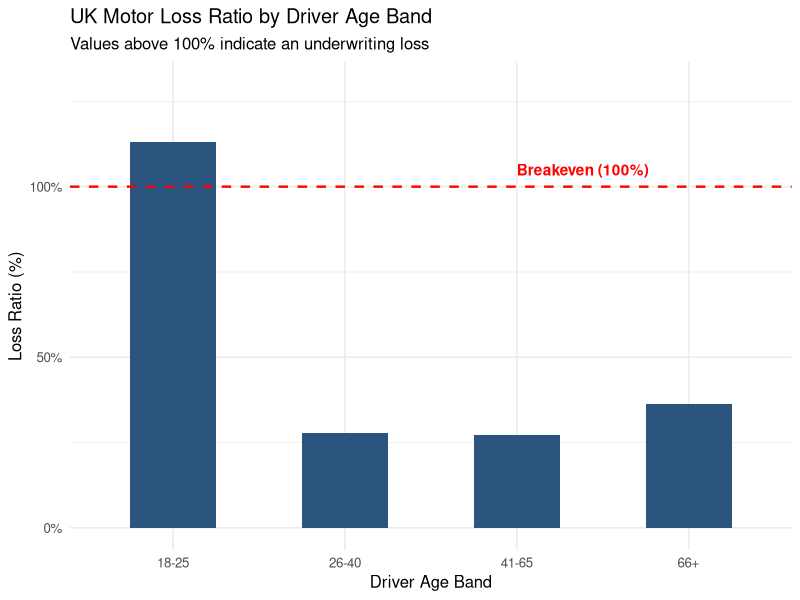
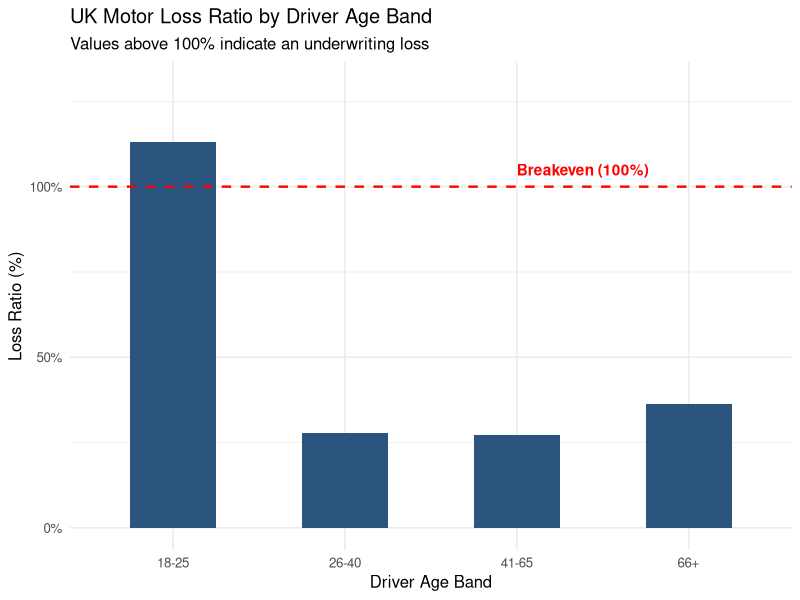

R code for these plots, in order:
library(tidyverse)
library(scales)

set.seed(42)
n <- 1000

# 1. Generate portfolio
portfolio <- tibble(
  policy_id    = 1001:(1000 + n),
  driver_age   = sample(18:75, n, replace = TRUE),
  vehicle_type = sample(c("Hatchback", "Saloon", "SUV"), n, replace = TRUE, prob = c(0.5, 0.3, 0.2))
) %>%
  mutate(
    # age bands
    age_band = cut(
      driver_age,
      breaks = c(17, 25, 40, 65, 80),
      labels = c("18-25", "26-40", "41-65", "66+")
    ),
    
    annual_premium = case_when(
      age_band == "18-25" ~ sample(c(950, 1050, 1150), n(), replace = TRUE),
      age_band == "26-40" ~ sample(c(650, 750, 850), n(), replace = TRUE),
      age_band == "41-65" ~ sample(c(500, 600, 700), n(), replace = TRUE),
      age_band == "66+"   ~ sample(c(550, 650, 750), n(), replace = TRUE)
    ),
    
    # Claim frequency probabilities by age cohort
    claim_prob = case_when(
      age_band == "18-25" ~ 0.28,
      age_band == "26-40" ~ 0.11,
      age_band == "41-65" ~ 0.07,
      age_band == "66+"   ~ 0.09
    ),
    had_claim = rbinom(n(), size = 1, prob = claim_prob),
    
    claim_amount = case_when(
      had_claim == 1 & age_band == "18-25" ~ round(pmax(rnorm(n(), mean = 4300, sd = 900), 250)),
      had_claim == 1 & age_band != "18-25" ~ round(pmax(rnorm(n(), mean = 2600, sd = 600), 250)),
      TRUE ~ 0
    )
  )

# 2. Performance summary
summary_by_age <- portfolio %>%
  group_by(age_band) %>%
  summarise(
    total_drivers      = n(),
    total_claims       = sum(had_claim),
    claim_frequency    = round(total_claims / total_drivers, 3),
    total_premiums_gbp = sum(annual_premium),
    total_claims_gbp   = sum(claim_amount),
    loss_ratio_pct     = round((total_claims_gbp / total_premiums_gbp) * 100, 1),
    .groups            = "drop"
  )

cat("\n--- Summary by Age Band ---\n")
print(summary_by_age)

# 3. Visualisation
loss_ratio_chart <- ggplot(summary_by_age, aes(x = age_band, y = loss_ratio_pct)) +
  geom_col(fill = "#2B547E", width = 0.5) +
  geom_hline(yintercept = 100, linetype = "dashed", colour = "red", linewidth = 0.8) +
  annotate("text", x = 3, y = 105, label = "Breakeven (100%)", colour = "red", hjust = 0, fontface = "bold") +
  scale_y_continuous(
    labels = function(x) paste0(x, "%"),
    limits = c(0, max(summary_by_age$loss_ratio_pct, 100) * 1.15)
  ) +
  theme_minimal(base_size = 12) +
  labs(
    title = "UK Motor Loss Ratio by Driver Age Band",
    subtitle = "Values above 100% indicate an underwriting loss",
    x = "Driver Age Band",
    y = "Loss Ratio (%)"
  )

print(loss_ratio_chart)
ggsave("loss_ratio_by_age.png", plot = loss_ratio_chart, width = 7, height = 4.5, dpi = 300)
